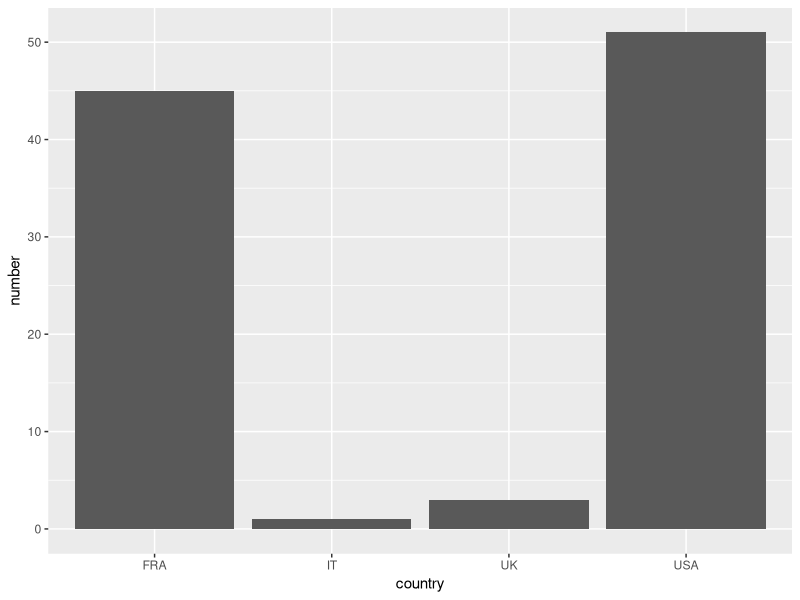
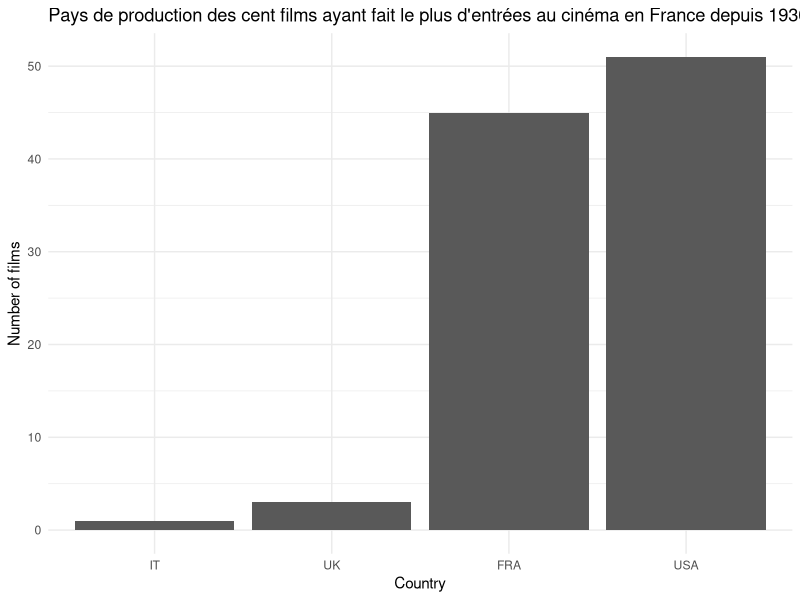
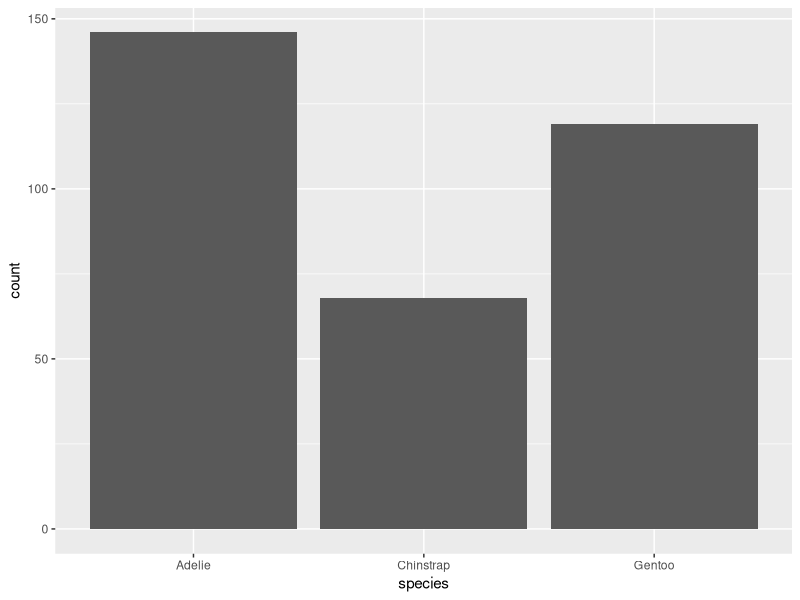
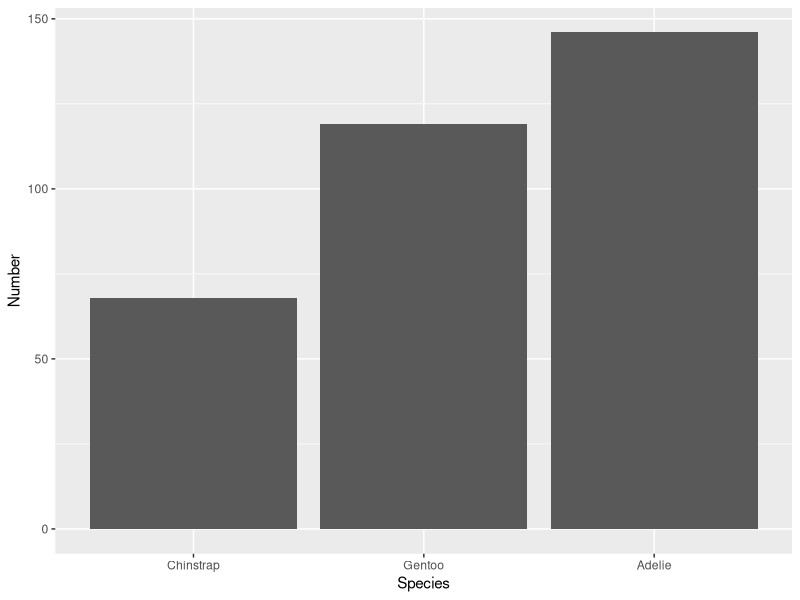
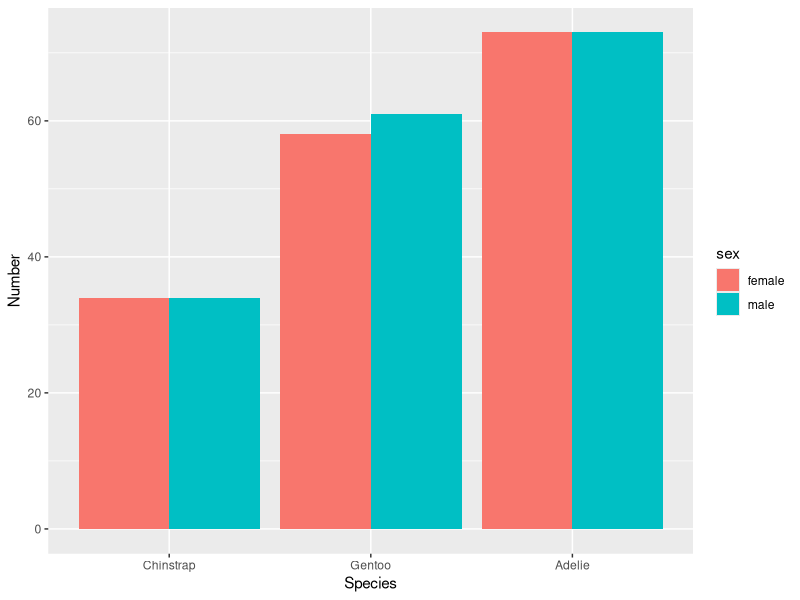
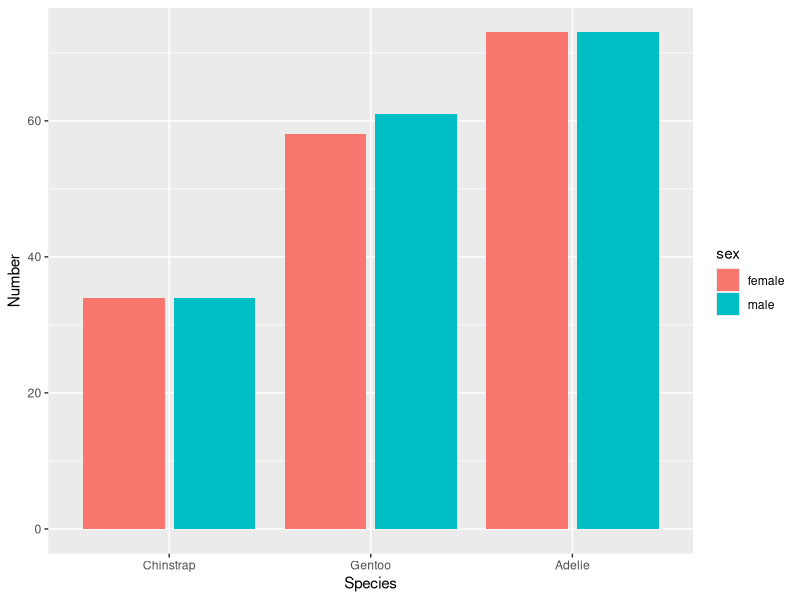
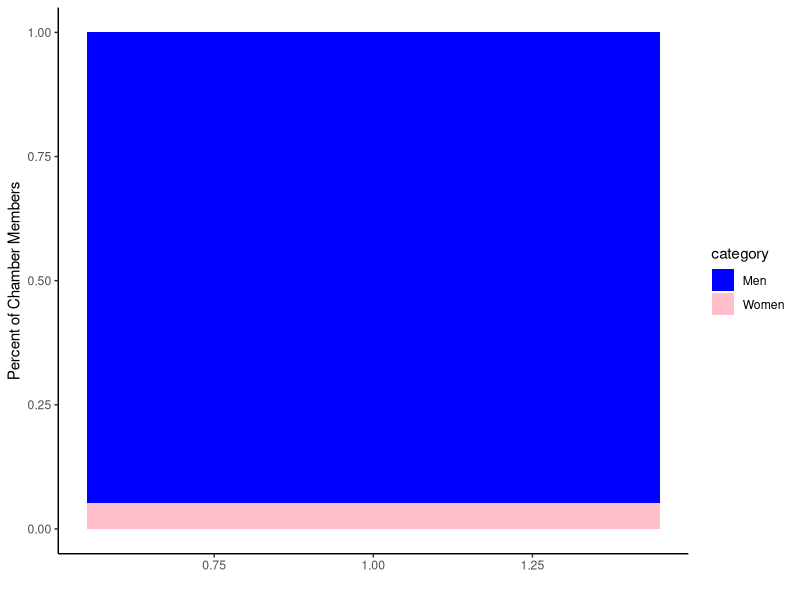
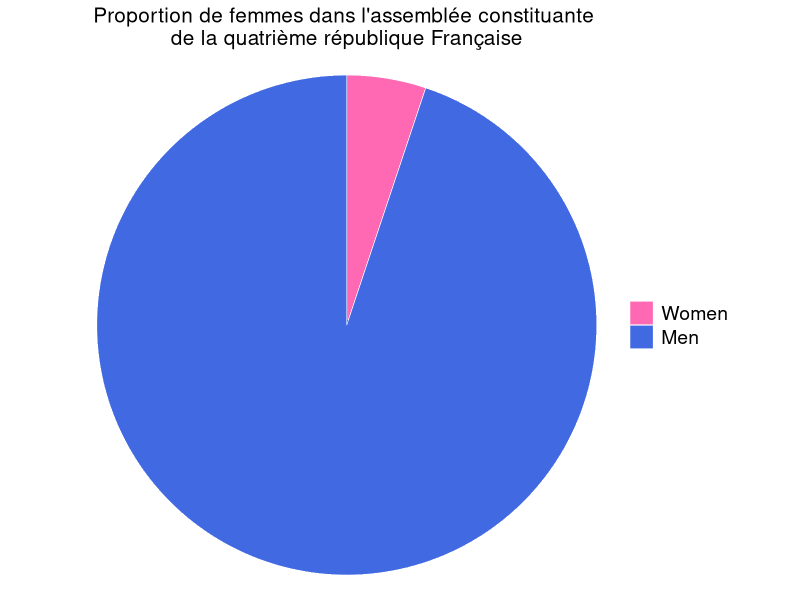

R code for these plots, in order:
## ---- chunk 1
boxoffice <- data.frame (
  country = c("USA", "FRA", "UK", "IT"),
  number = c(51, 45, 03, 01)
)
## ---- chunk 2
library(ggplot2)
ggplot(boxoffice,
       aes(x = country,
           y = number)) + 
  geom_col()
## ---- chunk 3
library(forcats)

# On transforme en facteur
factor(boxoffice$country)

orderedList <- fct_reorder(boxoffice$country, boxoffice$number) # -boxoffice$number => décroissant

ggplot(boxoffice,
       aes(x = orderedList,
           y = number))+
  geom_col() +
  xlab("Country") +
  ylab("Number of films")+ 
  theme_minimal() +
  ggtitle("Pays de production des cent films ayant fait le plus d'entrées au cinéma en France depuis 1930")
## ---- chunk 4
library(palmerpenguins)
penguins_nomissing <- na.omit(penguins) # We want to have data without missing lines
head(penguins_nomissing)

nrow(penguins_nomissing) # connaitre le nombre de ligne dans un tableau 
## ---- chunk 5
sum(penguins_nomissing$species == "Adelie")
sum(penguins_nomissing$species == "Gentoo")
sum(penguins_nomissing$species == "Chinstrap")
## ---- chunk 6
ggplot(penguins_nomissing,
       aes(x = species)) +

  geom_bar()
## ---- chunk 7

ggplot(penguins_nomissing,
       aes(x = fct_relevel(species, "Chinstrap", "Gentoo", "Adelie"))) +
      xlab("Species") +
  ylab("Number")+ 
  geom_bar() 

## ---- chunk 8

ggplot(penguins_nomissing,
       aes(x = fct_relevel(species, "Chinstrap", "Gentoo", "Adelie"),
           fill = sex)) +
      xlab("Species") +
  ylab("Number")+ 
  geom_bar(position = "dodge") 
## ---- chunk 9

ggplot(penguins_nomissing,
       aes(x = fct_relevel(species, "Chinstrap", "Gentoo", "Adelie"),
           fill = sex)) +
      xlab("Species") +
  ylab("Number")+ 
  geom_bar(position = "dodge2") 
## ---- chunk 10

library(readxl)
library(here)

    
data <- read_xlsx(here("data", "women_in_parliament-historical_database-1945_to_2018.xlsx"),
                  col_types = c("text", "text", "text", 
        "numeric", "text", "text", "numeric", 
        "numeric", "numeric", "text"))
data
## ---- chunk 11
subsetData <- subset(data, Year==1946 & Country=="France" & NOTES=="Constitutional Assembly")
subsetData
percentOfWomen <- subsetData[c("% Of Women in Chamber")] # le pourcentage de femmes

men <- 1 - percentOfWomen
men # pourcentage d'homme
## ---- chunk 12
library(ggplot2)
subsetData$homme <- 1 - subsetData$`% Of Women in Chamber`

smallTable <- data.frame(category= c("Women", "Men"),
                         percent = c(subsetData$`% Of Women in Chamber`,subsetData$homme))
smallTable
ggplot(smallTable,
       aes(x = 1, 
           y = percent,
           fill=category), position = "fill") +
  geom_col(position = "stack") +
  scale_fill_manual(values = c("blue", "pink")) +
  labs(x = "", y = "Percent of Chamber Members") +
  theme_classic()

## ---- chunk 13
library(ggplot2)
library(ggforce)

subsetData$homme <- 1 - subsetData$`% Of Women in Chamber`

smallTable <- data.frame(category= c("Women", "Men"),
                         percent = c(subsetData$`% Of Women in Chamber`,subsetData$homme))

pie <- ggplot(smallTable,
               aes(x0 = 0, y0 = 0, r0 = 0, r = 1,
                   amount = percent,
                   fill = fct_relevel(category, "Women", "Men"))) +
  coord_fixed() + 
  ggtitle("Proportion de femmes dans l'assemblée constituante \nde la quatrième république Française") + 
  geom_arc_bar(stat = "pie", color = "white", size = 0.2) + 
  scale_fill_manual(values = c("#FF69B4", "#4169E1")) +
  theme_void() +
  theme(plot.title = element_text(size = 15, hjust = 0.5),
        legend.position = "right",
        legend.text = element_text(size = 14),
        legend.title = element_blank(),
        axis.title = element_blank())

pie

## ---- chunk 14
subsetData5eme <- subset(data, Year==1958 & Country=="France" & `Chamber Type`=="Lower")
subsetData5eme
percentOfWomen <- subsetData[c("% Of Women in Chamber")] # le pourcentage de femmes

subsetData5eme$homme <- 1 - subsetData5eme$`% Of Women in Chamber`

smallTable <- data.frame(category= c("Women", "Men"),
                         percent = c(subsetData5eme$`% Of Women in Chamber`,subsetData5eme$homme))

pie <- ggplot(smallTable,
               aes(x0 = 0, y0 = 0, r0 = 0, r = 1,
                   amount = percent,
                   fill = fct_relevel(category, "Women", "Men"))) +
  coord_fixed() + 
  ggtitle("Proportion de femmes dans l'assemblée constituante \nde la quatrième république Française") + 
  geom_arc_bar(stat = "pie", color = "white", size = 0.2) + 
  scale_fill_manual(values = c("#FF69B4", "#4169E1")) +
  theme_void() +
  theme(plot.title = element_text(size = 14, hjust = 0.5),
        legend.position = "right",
        legend.text = element_text(size = 14),
        legend.title = element_blank(),
        axis.title = element_blank())

pie
## ---- chunk 15
subsetDataColombia <- subset(data,  Country=="Colombia" & `Chamber Type` == "Lower")
subsetDataColombia
## ---- chunk 16
subsetDataColombia$homme <- 1 - subsetDataColombia$`% Of Women in Chamber`

smallTableColombia <- data.frame(
  year = subsetDataColombia$Year,
  category = c(rep("Women", length(subsetDataColombia$`% Of Women in Chamber`)),
               rep("Men", length(subsetDataColombia$homme))),
  percent = c(subsetDataColombia$`% Of Women in Chamber`, subsetDataColombia$homme)
)
## ---- chunk 17
ggplot(smallTableColombia,
       aes(x = year, y = percent, fill = category)) +
  geom_bar(position = "stack", stat = "identity") +
  scale_fill_manual(values = c("pink", "blue")) +
  labs(x = "", y = "Percent of Chamber Members") +
  theme_classic()
## ---- chunk 18
pie <- ggplot(smallTableColombia,
               aes(x0 = year, y0 = year, r0 = 70, r = 0,
                   amount = percent,
                   fill = fct_relevel(category, "Women", "Men"))) +
  coord_fixed() + 
  ggtitle("Evolution de la proportion de femmes dans l’assemblée basse Colombienne \n de 1964 à 2014") + 
  geom_arc_bar(stat = "pie", color = "white", size = 0.2) + 
  scale_fill_manual(values = c("pink", "blue")) +
  theme_void() +
  theme(plot.title = element_text(size = 11, hjust = 0.5),
        legend.position = "right",
        legend.text = element_text(size = 10),
        legend.title = element_blank(),
        axis.title = element_blank()) +
  facet_wrap(~year, ncol = 4)

pie
## ---- chunk 19
subsetDataItalie <- subset(data, (Year == "1948" | Year == "1976" | Year == "2008") &
                                Country == "Italy" & `Chamber Type` == "Lower"
                         )
subsetDataItalie

## ---- chunk 20
library(ggplot2)

subsetDataItalie$homme <- 1 - subsetDataItalie$`% Of Women in Chamber`

smallDataItalie <- data.frame(
  year = c("1948", "1976", "2008"),
  category = c(rep("Women", length(subsetDataItalie$`% Of Women in Chamber`)),
               rep("Men", length(subsetDataItalie$homme))),
  percent = c(subsetDataItalie$`% Of Women in Chamber`, subsetDataItalie$homme)
)
smallDataItalie
ggplot(smallDataItalie,
       aes(x = year, 
           y = percent,
           fill = fct_relevel(category, "Women", "Men"))) +
  coord_fixed() + 
  ggtitle("Evolution de la proportion de femmes dans l’assemblée basse Italienne \n de 1948 à 2008") + 
  geom_col(position = "dodge") + 
  scale_fill_manual(values = c("pink", "blue"))



## ---- chunk 21

subsetDataItaliePie <- subset(data,
                                Country == "Italy" & `Chamber Type` == "Lower"
                         )
subsetDataItaliePie

subsetDataItaliePie$homme <- 1 - subsetDataItaliePie$`% Of Women in Chamber`

smallTableItalie <- data.frame(
  year = subsetDataItaliePie$Year,
  category = c(rep("Women", length(subsetDataItaliePie$`% Of Women in Chamber`)),
               rep("Men", length(subsetDataItaliePie$homme))),
  percent = c(subsetDataItaliePie$`% Of Women in Chamber`, subsetDataItaliePie$homme)
)
smallTableColombia
pie <- ggplot(smallTableItalie,
               aes(x0 = year, y0 = year, r0 = 70, r = 0,
                   amount = percent,
                   fill = fct_relevel(category, "Women", "Men"))) +
  coord_fixed() + 
  ggtitle("Evolution de la proportion de femmes dans l’assemblée basse Italienne \n de 1948 à 2008") + 
  geom_arc_bar(stat = "pie", color = "white", size = 0.2) + 
  scale_fill_manual(values = c("pink", "blue")) +
  theme_void() +
  theme(plot.title = element_text(size = 11, hjust = 0.5),
        legend.position = "right",
        legend.text = element_text(size = 10),
        legend.title = element_blank(),
        axis.title = element_blank()) +
  facet_wrap(~year, ncol = 4)

pie
